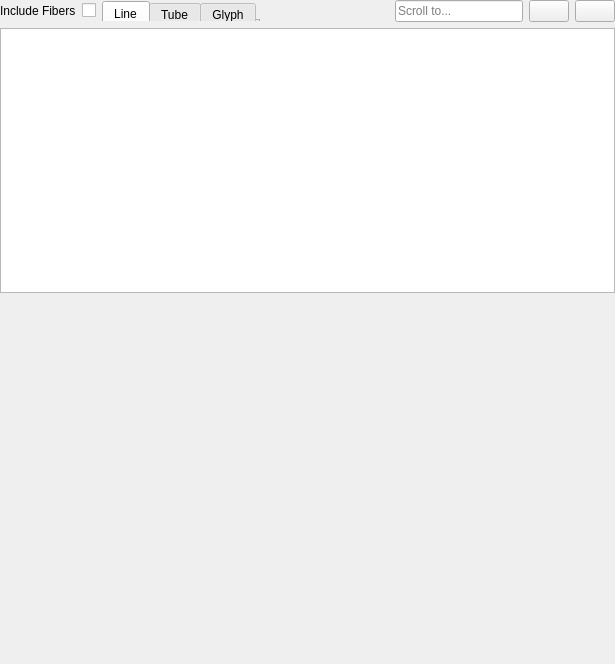
<?xml version="1.0" encoding="UTF-8"?>
<ui version="4.0">
 <class>qSlicerModelsModuleWidget</class>
 <widget class="qSlicerWidget" name="qSlicerModelsModuleWidget">
  <property name="geometry">
   <rect>
    <x>0</x>
    <y>0</y>
    <width>615</width>
    <height>664</height>
   </rect>
  </property>
  <property name="sizePolicy">
   <sizepolicy hsizetype="Minimum" vsizetype="Preferred">
    <horstretch>0</horstretch>
    <verstretch>0</verstretch>
   </sizepolicy>
  </property>
  <property name="windowTitle">
   <string>Models</string>
  </property>
  <layout class="QVBoxLayout" name="verticalLayout">
   <property name="margin">
    <number>0</number>
   </property>
   <item>
    <widget class="ctkExpandableWidget" name="ResizableFrame">
     <property name="orientations">
      <set>Qt::Vertical</set>
     </property>
     <property name="sizeGripInside" stdset="0">
      <bool>false</bool>
     </property>
     <layout class="QVBoxLayout" name="verticalLayout_5">
      <property name="margin">
       <number>0</number>
      </property>
      <item>
       <layout class="QHBoxLayout" name="allModelsHorizontalLayout">
        <item>
         <widget class="QLabel" name="IncludeFiberBundlesLabel">
          <property name="text">
           <string>Include Fibers</string>
          </property>
         </widget>
        </item>
        <item>
         <widget class="QCheckBox" name="IncludeFiberBundleCheckBox">
          <property name="text">
           <string/>
          </property>
         </widget>
        </item>
        <item>
         <widget class="QTabWidget" name="DisplayClassTabWidget">
          <property name="sizePolicy">
           <sizepolicy hsizetype="Preferred" vsizetype="MinimumExpanding">
            <horstretch>0</horstretch>
            <verstretch>0</verstretch>
           </sizepolicy>
          </property>
          <property name="maximumSize">
           <size>
            <width>200</width>
            <height>20</height>
           </size>
          </property>
          <property name="currentIndex">
           <number>0</number>
          </property>
          <widget class="QWidget" name="LineTab">
           <attribute name="title">
            <string>Line</string>
           </attribute>
          </widget>
          <widget class="QWidget" name="TubeTab">
           <attribute name="title">
            <string>Tube</string>
           </attribute>
          </widget>
          <widget class="QWidget" name="GlyphTab">
           <attribute name="title">
            <string>Glyph</string>
           </attribute>
          </widget>
         </widget>
        </item>
        <item>
         <spacer name="horizontalSpacer">
          <property name="orientation">
           <enum>Qt::Horizontal</enum>
          </property>
          <property name="sizeHint" stdset="0">
           <size>
            <width>5</width>
            <height>20</height>
           </size>
          </property>
         </spacer>
        </item>
        <item>
         <widget class="ctkSearchBox" name="ScrollToModelSearchBox">
          <property name="placeholderText">
           <string>Scroll to...</string>
          </property>
          <property name="showSearchIcon" stdset="0">
           <bool>true</bool>
          </property>
         </widget>
        </item>
        <item>
         <widget class="QPushButton" name="hideAllModelsButton">
          <property name="toolTip">
           <string>Turn the visibility off on all models (does not include hierarchies)</string>
          </property>
          <property name="text">
           <string/>
          </property>
          <property name="icon">
           <iconset>
            <normaloff>:/Icons/Small/SlicerInvisible.png</normaloff>:/Icons/Small/SlicerInvisible.png</iconset>
          </property>
         </widget>
        </item>
        <item>
         <widget class="QPushButton" name="showAllModelsButton">
          <property name="toolTip">
           <string>Turns visibility on for all models (does not include hierarchies)</string>
          </property>
          <property name="text">
           <string/>
          </property>
          <property name="icon">
           <iconset>
            <normaloff>:/Icons/Small/SlicerVisible.png</normaloff>:/Icons/Small/SlicerVisible.png</iconset>
          </property>
         </widget>
        </item>
       </layout>
      </item>
      <item>
       <widget class="qMRMLTreeView" name="ModelHierarchyTreeView">
        <property name="sizePolicy">
         <sizepolicy hsizetype="Expanding" vsizetype="Preferred">
          <horstretch>0</horstretch>
          <verstretch>0</verstretch>
         </sizepolicy>
        </property>
        <property name="dragDropMode">
         <enum>QAbstractItemView::InternalMove</enum>
        </property>
        <property name="selectionMode">
         <enum>QAbstractItemView::ExtendedSelection</enum>
        </property>
        <property name="headerHidden">
         <bool>true</bool>
        </property>
        <property name="showHidden" stdset="0">
         <bool>false</bool>
        </property>
        <property name="sceneModelType" stdset="0">
         <string>ModelHierarchy</string>
        </property>
        <property name="nodeTypes" stdset="0">
         <stringlist>
          <string>vtkMRMLModelHierarchyNode</string>
          <string>vtkMRMLModelNode</string>
         </stringlist>
        </property>
        <property name="renameMenuActionVisible" stdset="0">
         <bool>false</bool>
        </property>
        <property name="deleteMenuActionVisible" stdset="0">
         <bool>false</bool>
        </property>
       </widget>
      </item>
     </layout>
    </widget>
   </item>
   <item>
    <widget class="ctkCollapsibleButton" name="InformationButton" native="true">
     <property name="text" stdset="0">
      <string>Information</string>
     </property>
     <property name="collapsed" stdset="0">
      <bool>true</bool>
     </property>
     <layout class="QVBoxLayout" name="verticalLayout_2">
      <item>
       <widget class="qMRMLModelInfoWidget" name="MRMLModelInfoWidget" native="true"/>
      </item>
     </layout>
    </widget>
   </item>
   <item>
    <widget class="ctkCollapsibleButton" name="DisplayButton" native="true">
     <property name="sizePolicy">
      <sizepolicy hsizetype="Minimum" vsizetype="Preferred">
       <horstretch>0</horstretch>
       <verstretch>0</verstretch>
      </sizepolicy>
     </property>
     <property name="text" stdset="0">
      <string>Display</string>
     </property>
     <property name="collapsed" stdset="0">
      <bool>true</bool>
     </property>
     <layout class="QVBoxLayout" name="verticalLayout_3">
      <item>
       <widget class="qMRMLModelDisplayNodeWidget" name="ModelDisplayWidget" native="true">
        <property name="sizePolicy">
         <sizepolicy hsizetype="Minimum" vsizetype="Preferred">
          <horstretch>0</horstretch>
          <verstretch>0</verstretch>
         </sizepolicy>
        </property>
       </widget>
      </item>
     </layout>
    </widget>
   </item>
   <item>
    <widget class="qMRMLNodeComboBox" name="ClipModelsNodeComboBox" native="true">
     <property name="nodeTypes" stdset="0">
      <stringlist>
       <string>vtkMRMLClipModelsNode</string>
      </stringlist>
     </property>
     <property name="showHidden" stdset="0">
      <bool>true</bool>
     </property>
     <property name="addEnabled" stdset="0">
      <bool>false</bool>
     </property>
     <property name="removeEnabled" stdset="0">
      <bool>false</bool>
     </property>
    </widget>
   </item>
   <item>
    <widget class="ctkCollapsibleButton" name="ClippingButton" native="true">
     <property name="text" stdset="0">
      <string>Clipping</string>
     </property>
     <property name="collapsed" stdset="0">
      <bool>true</bool>
     </property>
     <layout class="QVBoxLayout" name="verticalLayout_4">
      <item>
       <widget class="qMRMLClipNodeWidget" name="MRMLClipNodeWidget" native="true"/>
      </item>
     </layout>
    </widget>
   </item>
   <item>
    <spacer name="verticalSpacer">
     <property name="orientation">
      <enum>Qt::Vertical</enum>
     </property>
     <property name="sizeHint" stdset="0">
      <size>
       <width>20</width>
       <height>0</height>
      </size>
     </property>
    </spacer>
   </item>
  </layout>
 </widget>
 <customwidgets>
  <customwidget>
   <class>qMRMLClipNodeWidget</class>
   <extends>QWidget</extends>
   <header>qMRMLClipNodeWidget.h</header>
  </customwidget>
  <customwidget>
   <class>qMRMLModelInfoWidget</class>
   <extends>QWidget</extends>
   <header>qMRMLModelInfoWidget.h</header>
  </customwidget>
  <customwidget>
   <class>qMRMLNodeComboBox</class>
   <extends>QWidget</extends>
   <header>qMRMLNodeComboBox.h</header>
  </customwidget>
  <customwidget>
   <class>qMRMLTreeView</class>
   <extends>QTreeView</extends>
   <header>qMRMLTreeView.h</header>
   <slots>
    <slot>setSceneModel(int)</slot>
   </slots>
  </customwidget>
  <customwidget>
   <class>qSlicerWidget</class>
   <extends>QWidget</extends>
   <header>qSlicerWidget.h</header>
   <container>1</container>
  </customwidget>
  <customwidget>
   <class>qMRMLModelDisplayNodeWidget</class>
   <extends>QWidget</extends>
   <header>qMRMLModelDisplayNodeWidget.h</header>
  </customwidget>
  <customwidget>
   <class>ctkCollapsibleButton</class>
   <extends>QWidget</extends>
   <header>ctkCollapsibleButton.h</header>
   <container>1</container>
  </customwidget>
  <customwidget>
   <class>ctkExpandableWidget</class>
   <extends>QFrame</extends>
   <header>ctkExpandableWidget.h</header>
   <container>1</container>
  </customwidget>
  <customwidget>
   <class>ctkSearchBox</class>
   <extends>QLineEdit</extends>
   <header>ctkSearchBox.h</header>
  </customwidget>
 </customwidgets>
 <resources/>
 <connections>
  <connection>
   <sender>ModelHierarchyTreeView</sender>
   <signal>currentNodeChanged(vtkMRMLNode*)</signal>
   <receiver>MRMLModelInfoWidget</receiver>
   <slot>setMRMLModelNode(vtkMRMLNode*)</slot>
   <hints>
    <hint type="sourcelabel">
     <x>138</x>
     <y>70</y>
    </hint>
    <hint type="destinationlabel">
     <x>166</x>
     <y>178</y>
    </hint>
   </hints>
  </connection>
  <connection>
   <sender>ModelHierarchyTreeView</sender>
   <signal>currentNodeChanged(vtkMRMLNode*)</signal>
   <receiver>ModelDisplayWidget</receiver>
   <slot>setMRMLModelOrHierarchyNode(vtkMRMLNode*)</slot>
   <hints>
    <hint type="sourcelabel">
     <x>200</x>
     <y>70</y>
    </hint>
    <hint type="destinationlabel">
     <x>231</x>
     <y>234</y>
    </hint>
   </hints>
  </connection>
  <connection>
   <sender>qSlicerModelsModuleWidget</sender>
   <signal>mrmlSceneChanged(vtkMRMLScene*)</signal>
   <receiver>ModelHierarchyTreeView</receiver>
   <slot>setMRMLScene(vtkMRMLScene*)</slot>
   <hints>
    <hint type="sourcelabel">
     <x>414</x>
     <y>75</y>
    </hint>
    <hint type="destinationlabel">
     <x>354</x>
     <y>70</y>
    </hint>
   </hints>
  </connection>
  <connection>
   <sender>qSlicerModelsModuleWidget</sender>
   <signal>mrmlSceneChanged(vtkMRMLScene*)</signal>
   <receiver>ClipModelsNodeComboBox</receiver>
   <slot>setMRMLScene(vtkMRMLScene*)</slot>
   <hints>
    <hint type="sourcelabel">
     <x>492</x>
     <y>588</y>
    </hint>
    <hint type="destinationlabel">
     <x>465</x>
     <y>316</y>
    </hint>
   </hints>
  </connection>
  <connection>
   <sender>ClipModelsNodeComboBox</sender>
   <signal>currentNodeChanged(vtkMRMLNode*)</signal>
   <receiver>MRMLClipNodeWidget</receiver>
   <slot>setMRMLClipNode(vtkMRMLNode*)</slot>
   <hints>
    <hint type="sourcelabel">
     <x>255</x>
     <y>316</y>
    </hint>
    <hint type="destinationlabel">
     <x>256</x>
     <y>326</y>
    </hint>
   </hints>
  </connection>
  <connection>
   <sender>hideAllModelsButton</sender>
   <signal>clicked()</signal>
   <receiver>qSlicerModelsModuleWidget</receiver>
   <slot>hideAllModels()</slot>
   <hints>
    <hint type="sourcelabel">
     <x>115</x>
     <y>10</y>
    </hint>
    <hint type="destinationlabel">
     <x>207</x>
     <y>-9</y>
    </hint>
   </hints>
  </connection>
  <connection>
   <sender>showAllModelsButton</sender>
   <signal>clicked()</signal>
   <receiver>qSlicerModelsModuleWidget</receiver>
   <slot>showAllModels()</slot>
   <hints>
    <hint type="sourcelabel">
     <x>479</x>
     <y>12</y>
    </hint>
    <hint type="destinationlabel">
     <x>528</x>
     <y>-9</y>
    </hint>
   </hints>
  </connection>
  <connection>
   <sender>ScrollToModelSearchBox</sender>
   <signal>textChanged(QString)</signal>
   <receiver>ModelHierarchyTreeView</receiver>
   <slot>scrollTo(QString)</slot>
   <hints>
    <hint type="sourcelabel">
     <x>311</x>
     <y>17</y>
    </hint>
    <hint type="destinationlabel">
     <x>296</x>
     <y>84</y>
    </hint>
   </hints>
  </connection>
  <connection>
   <sender>ScrollToModelSearchBox</sender>
   <signal>returnPressed()</signal>
   <receiver>ModelHierarchyTreeView</receiver>
   <slot>scrollToNext()</slot>
   <hints>
    <hint type="sourcelabel">
     <x>335</x>
     <y>14</y>
    </hint>
    <hint type="destinationlabel">
     <x>333</x>
     <y>71</y>
    </hint>
   </hints>
  </connection>
 </connections>
 <slots>
  <slot>hideAllModels()</slot>
  <slot>showAllModels()</slot>
 </slots>
</ui>
